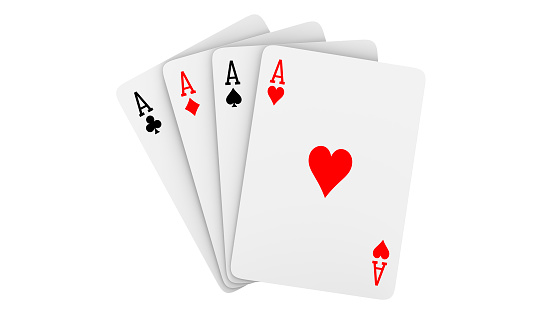
#> input picture resources/img.png, 553 x 311 px
$ python warpperspective.py
#> lines starting #> are read from the running program, lines starting #| are printed output that depends on the picture; after the words box and inside, x2 and y2 are one past the last pixel; in counts of white or black regions, pixels touching at a corner belong together
import cv2
import numpy as np
img = cv2.imread("resources/img.png")
#> img is the input picture: shape (311, 553, 3); mean B, G, R 243.6, 243.6, 247


width,height=250,350
pts = np.float32([[267, 46], [424, 73], [230, 272], [390, 297]])
pts2 = np.float32([[0,0],[width,0],[0,height],[width,height]])
matrix = cv2.getPerspectiveTransform(pts,pts2)
output = cv2.warpPerspective(img,matrix,(width,height))
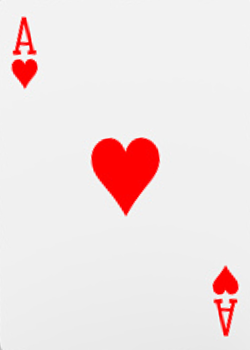
#> output: shape (350, 250, 3); mean B, G, R 226.4, 226.4, 240.5

cv2.circle(img,(int(pts[0][0]),int(pts[0][1])), 1, (0, 0, 255))
#> img: shape (311, 553, 3); under 0.01% of pixels changed, all inside (x1, y1, x2, y2) = (266, 45, 269, 48)

# cv2.circle(img,(424, 73), 1, (0, 0, 255))
# cv2.circle(img,(230, 272), 1, (0, 0, 255))
# cv2.circle(img,(390, 297), 1, (0, 0, 255))
cv2.imshow("img",img)
cv2.imshow("output",output)
cv2.waitKey(0)
cv2.destroyAllWindows()
